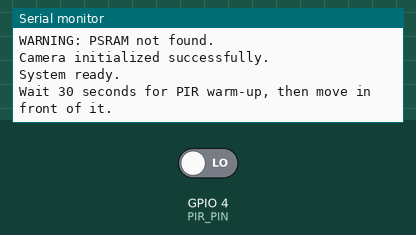
Recording of a sketch running on a simulated ESP32. Parts: the last lines printed to the serial monitor. The test bench sets the inputs (shaded band); at power-on: GPIO 4 (PIR_PIN) LOW. The camera gives no picture.

Above: at 3.5 s.
3.6 s: GPIO 4 (PIR_PIN) driven HIGH
At 4.7 s:
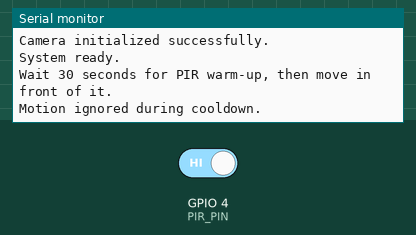
5.1 s: GPIO 4 (PIR_PIN) driven LOW
At 5.8 s:
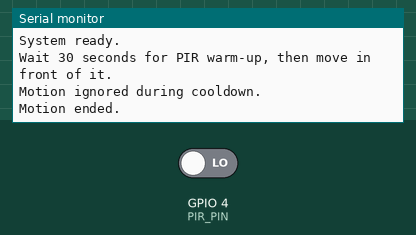
6.6 s: GPIO 4 (PIR_PIN) driven HIGH
At 8.1 s:
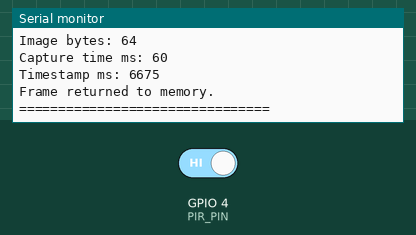

The sketch:

02_motion_camera_capture.ino
```cpp
#include "esp_camera.h"
#include "soc/soc.h"
#include "soc/rtc_cntl_reg.h"

// =======================
// PIR motion sensor
// =======================
#define PIR_PIN 4

// =======================
// SunFounder ESP32 Camera Extension OV2640 pin mapping
// =======================
#define PWDN_GPIO_NUM     32
#define RESET_GPIO_NUM    33
#define XCLK_GPIO_NUM      0
#define SIOD_GPIO_NUM     26
#define SIOC_GPIO_NUM     27

#define Y9_GPIO_NUM       35
#define Y8_GPIO_NUM       34
#define Y7_GPIO_NUM       39
#define Y6_GPIO_NUM       36
#define Y5_GPIO_NUM       21
#define Y4_GPIO_NUM       19
#define Y3_GPIO_NUM       18
#define Y2_GPIO_NUM        5

#define VSYNC_GPIO_NUM    25
#define HREF_GPIO_NUM     23
#define PCLK_GPIO_NUM     22

// =======================
// Event tracking
// =======================
unsigned long eventCount = 0;
unsigned long lastCaptureTime = 0;
const unsigned long cooldownMs = 5000;

int lastPirState = LOW;

bool initCamera() {
  camera_config_t config;

  config.ledc_channel = LEDC_CHANNEL_0;
  config.ledc_timer = LEDC_TIMER_0;

  config.pin_d0 = Y2_GPIO_NUM;
  config.pin_d1 = Y3_GPIO_NUM;
  config.pin_d2 = Y4_GPIO_NUM;
  config.pin_d3 = Y5_GPIO_NUM;
  config.pin_d4 = Y6_GPIO_NUM;
  config.pin_d5 = Y7_GPIO_NUM;
  config.pin_d6 = Y8_GPIO_NUM;
  config.pin_d7 = Y9_GPIO_NUM;

  config.pin_xclk = XCLK_GPIO_NUM;
  config.pin_pclk = PCLK_GPIO_NUM;
  config.pin_vsync = VSYNC_GPIO_NUM;
  config.pin_href = HREF_GPIO_NUM;

  config.pin_sccb_sda = SIOD_GPIO_NUM;
  config.pin_sccb_scl = SIOC_GPIO_NUM;

  config.pin_pwdn = PWDN_GPIO_NUM;
  config.pin_reset = RESET_GPIO_NUM;

  config.xclk_freq_hz = 20000000;
  config.pixel_format = PIXFORMAT_JPEG;

  config.frame_size = FRAMESIZE_QVGA;
  config.jpeg_quality = 12;
  config.fb_count = 1;

  if (psramFound()) {
    Serial.println("PSRAM found.");
    config.fb_location = CAMERA_FB_IN_PSRAM;
    config.grab_mode = CAMERA_GRAB_LATEST;
  } else {
    Serial.println("WARNING: PSRAM not found.");
    config.fb_location = CAMERA_FB_IN_DRAM;
    config.grab_mode = CAMERA_GRAB_WHEN_EMPTY;
  }

  esp_err_t err = esp_camera_init(&config);

  if (err != ESP_OK) {
    Serial.printf("Camera init failed with error 0x%x\n", err);
    return false;
  }

  Serial.println("Camera initialized successfully.");
  return true;
}

void captureImageEvent() {
  eventCount++;

  Serial.println();
  Serial.println("================================");
  Serial.print("MOTION EVENT #");
  Serial.println(eventCount);
  Serial.println("Capturing image...");

  unsigned long startTime = millis();

  camera_fb_t *fb = esp_camera_fb_get();

  unsigned long captureTime = millis() - startTime;

  if (!fb) {
    Serial.println("CAPTURE FAILED");
    Serial.println("================================");
    return;
  }

  Serial.println("CAPTURE OK");
  Serial.print("Image bytes: ");
  Serial.println(fb->len);
  Serial.print("Capture time ms: ");
  Serial.println(captureTime);
  Serial.print("Timestamp ms: ");
  Serial.println(millis());

  esp_camera_fb_return(fb);

  Serial.println("Frame returned to memory.");
  Serial.println("================================");
}

void setup() {
  WRITE_PERI_REG(RTC_CNTL_BROWN_OUT_REG, 0);

  Serial.begin(115200);
  delay(2000);

  Serial.println();
  Serial.println("==== EDGE AI SECURITY CAMERA NODE - STAGE 1 ====");
  Serial.println("Motion-triggered camera capture.");
  Serial.println("No INA219 power profiling yet.");

  pinMode(PIR_PIN, INPUT);

  Serial.println("Initializing camera...");

  if (!initCamera()) {
    Serial.println("STOPPED: Camera failed.");
    while (true) {
      delay(1000);
    }
  }

  Serial.println("System ready.");
  Serial.println("Wait 30 seconds for PIR warm-up, then move in front of it.");
}

void loop() {
  int pirState = digitalRead(PIR_PIN);

  if (pirState == HIGH && lastPirState == LOW) {
    if (millis() - lastCaptureTime > cooldownMs) {
      lastCaptureTime = millis();
      captureImageEvent();
    } else {
      Serial.println("Motion ignored during cooldown.");
    }
  }

  if (pirState == LOW && lastPirState == HIGH) {
    Serial.println("Motion ended.");
  }

  lastPirState = pirState;
  delay(100);
}
```

Measured:
- after the input at 3.6 s, the serial monitor: prints a new line at once (image 1)
- after the input at 5.1 s, the serial monitor: prints a new line at once (image 2)
- after the input at 6.6 s, the serial monitor: prints a new line at once (image 3)
